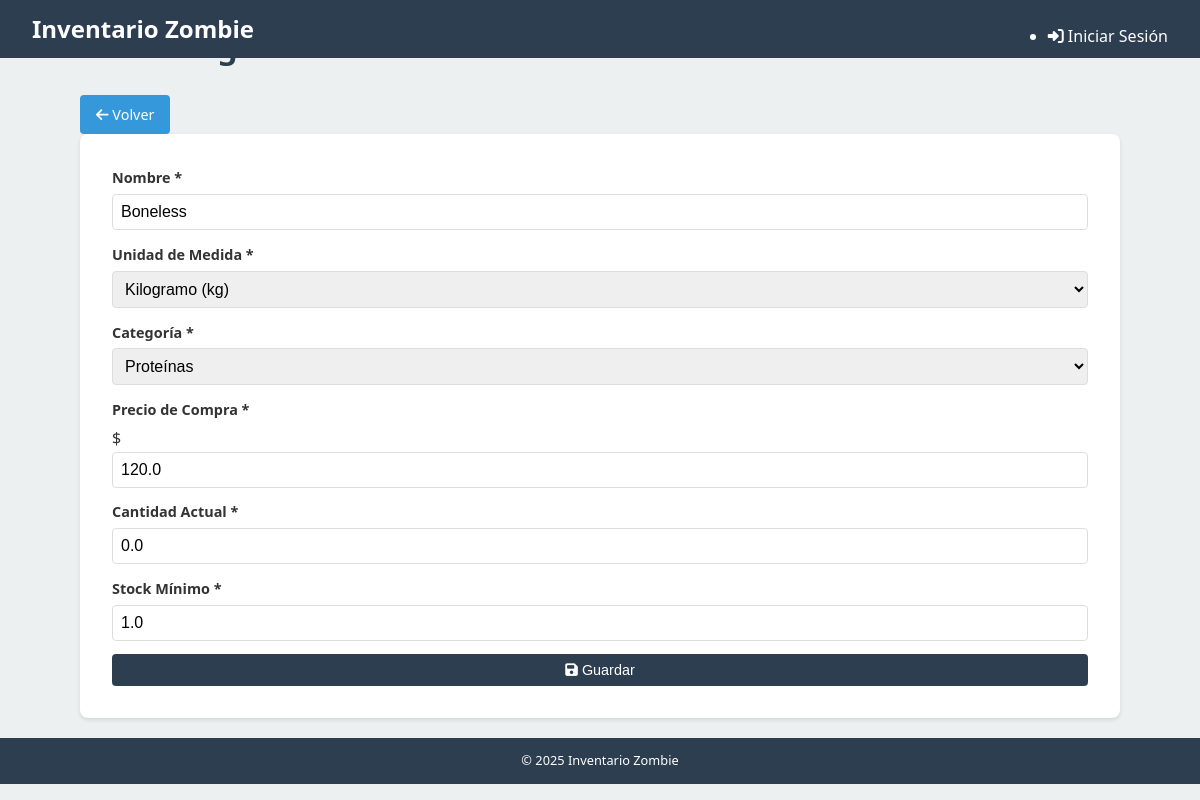
The app's page /ingredientes/editar/10 with its own data.
### tables this page shows
CREATE TABLE Ingredientes (
    id INTEGER PRIMARY KEY AUTOINCREMENT,
    nombre TEXT NOT NULL UNIQUE,
    unidad_medida TEXT NOT NULL,
    precio_compra REAL,
    cantidad_actual REAL NOT NULL DEFAULT 0,
    stock_minimo REAL
, categoria TEXT);

### routes/ingredientes.py (the view)
@ingredientes_web_bp.route('/editar/<int:id>', methods=['GET'])
def editar(id):
    db = get_db()
    cursor = db.execute('SELECT * FROM Ingredientes WHERE id = ?', (id,))
    row = cursor.fetchone()
    if row is None:
        return render_template('error.html', message='Ingrediente no encontrado'), 404
    ingrediente = dict(
        id=row['id'],
        nombre=row['nombre'],
        unidad_medida=row['unidad_medida'],
        precio_compra=row['precio_compra'],
        cantidad_actual=row['cantidad_actual'],
        stock_minimo=row['stock_minimo']
    )
    try:
        ingrediente['categoria'] = row['categoria']
    except (IndexError, KeyError):
        ingrediente['categoria'] = None
    return render_template('ingredientes/formulario.html', ingrediente=ingrediente)

### app.py (called while the page is built)
@app.template_global()
def now():
    return datetime.datetime.now()

@app.after_request
def add_cors_headers(response):
    response.headers.add('Access-Control-Allow-Origin', '*')
    response.headers.add('Access-Control-Allow-Headers', 'Content-Type,Authorization')
    response.headers.add('Access-Control-Allow-Methods', 'GET,PUT,POST,DELETE,OPTIONS')
    return response

### database.py (called while the page is built)
def get_db():
    if 'db' not in g:
        g.db = sqlite3.connect(
            current_app.config['DATABASE'],
            detect_types=sqlite3.PARSE_DECLTYPES
        )
        g.db.row_factory = sqlite3.Row
    return g.db

### templates/ingredientes/formulario.html (shortened to what this page needs)
{% extends "layout.html" %}
{% block content %}
<div class="page-header">
    <h1>{% if ingrediente %}Editar Ingrediente{% else %}Nuevo Ingrediente{% endif %}</h1>
    <a href="{{ url_for('ingredientes_web.index') }}" class="btn btn-secondary">
        <i class="fas fa-arrow-left"></i> Volver
    </a>
</div>
<form id="ingredient-form" class="mobile-form">
    <div class="form-group">
        <label for="nombre">Nombre <span class="required">*</span></label>
        <input type="text" id="nombre" name="nombre" required
               value="{{ ingrediente.nombre if ingrediente else '' }}">
    </div>
    <div class="form-group">
        <label for="unidad_medida">Unidad de Medida <span class="required">*</span></label>
        <select id="unidad_medida" name="unidad_medida" required>
            <option value="kg" {% if ingrediente and ingrediente.unidad_medida == 'kg' %}selected{% endif %}>Kilogramo (kg)</option>
        </select>
    </div>
    <div class="form-group">
        <label for="categoria">Categoría <span class="required">*</span></label>
        <select id="categoria" name="categoria" required>
            <option value="Proteínas" {% if ingrediente and ingrediente.get('categoria') == 'Proteínas' %}selected{% endif %}>Proteínas</option>
        </select>
    </div>
    <div class="form-group">
        <label for="precio_compra">Precio de Compra <span class="required">*</span></label>
        <div class="input-addon">
            <span class="addon-prefix">$</span>
            <input type="number" id="precio_compra" name="precio_compra" step="0.01" min="0" required
                   value="{{ ingrediente.precio_compra if ingrediente else '' }}">
        </div>
    </div>
    <div class="form-group">
        <label for="cantidad_actual">Cantidad Actual <span class="required">*</span></label>
        <input type="number" id="cantidad_actual" name="cantidad_actual" step="0.01" min="0" required
               value="{{ ingrediente.cantidad_actual if ingrediente else '0' }}">
    </div>
    <div class="form-group">
        <label for="stock_minimo">Stock Mínimo <span class="required">*</span></label>
        <input type="number" id="stock_minimo" name="stock_minimo" step="0.01" min="0" required
               value="{{ ingrediente.stock_minimo if ingrediente else '0' }}">
    </div>
    <div class="form-actions">
        <button type="submit" class="btn btn-primary btn-block">
            <i class="fas fa-save"></i> Guardar
        </button>
    </div>
</form>
{% endblock %}

### static/css/main.css (style rules this page uses)
:root { --primary-color: #2c3e50; --secondary-color: #3498db; --accent-color: #e74c3c; --background-color: #ecf0f1; --text-color: #333; --light-text: #fff; --success-color: #2ecc71; --warning-color: #f39c12; --error-color: #e74c3c; --info-color: #3498db; }
* { margin: 0; padding: 0; box-sizing: border-box; }
body { font-family: 'Segoe UI', Tahoma, Geneva, Verdana, sans-serif; line-height: 1.6; color: var(--text-color); background-color: var(--background-color); }
h1 { color: var(--primary-color); margin-bottom: 1rem; font-size: 1.5rem; text-align: center; }
.btn { display: inline-block; background-color: var(--secondary-color); color: var(--light-text); padding: 0.5rem 1rem; border-radius: 4px; text-decoration: none; margin-top: 0.5rem; transition: background-color 0.3s; text-align: center; border: none; cursor: pointer; font-size: 0.9rem; }
.btn-block { display: block; width: 100%; }
form { background: white; padding: 1rem; border-radius: 8px; box-shadow: 0 2px 4px rgba(0, 0, 0, 0.1); width: 100%; margin: 0 auto; }
.form-group { margin-bottom: 0.8rem; }
label { display: block; margin-bottom: 0.3rem; font-weight: bold; font-size: 0.9rem; }
input, select, textarea { width: 100%; padding: 0.5rem; border: 1px solid #ddd; border-radius: 4px; font-size: 1rem; }
@media screen and (min-width: 768px) { h1 { font-size: 2rem; text-align: left; } }
@media screen and (min-width: 768px) { form { padding: 2rem; } }
.btn-primary { background-color: var(--primary-color); }
.btn-secondary { background-color: var(--secondary-color); }

### records on screen
Ingredientes: nombre "Boneless", unidad_medida "Kilogramo (kg)", categoria "Proteínas", precio_compra "120.0", cantidad_actual "0.0", stock_minimo "1.0"
